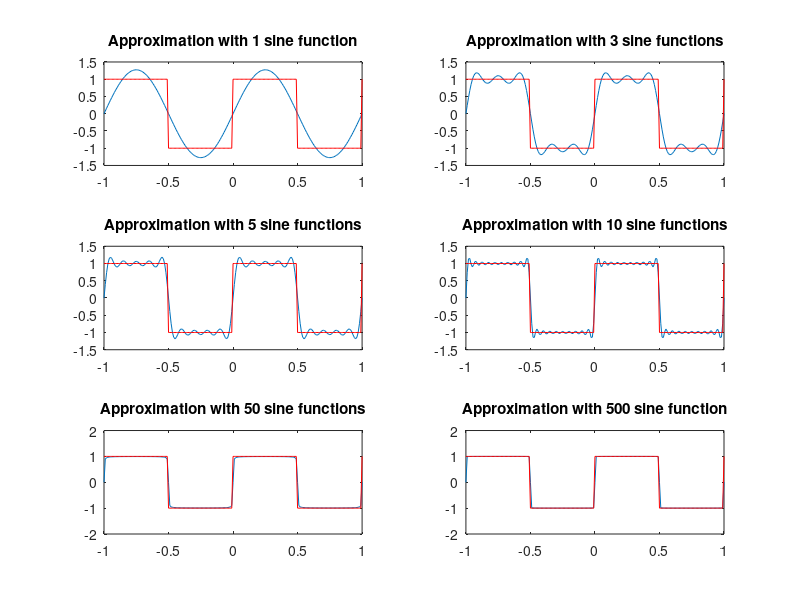

Write the MATLAB code that produced this figure.
sc = figure ('name', 'Square waves');
figure(sc);
x = -1 : .01 : 1;
y = 0;

for k = 1
     y = y + (4/pi)*((sin(2*pi*k*x))/k);
end
subplot(3,2,1)
plot(x,y)
hold on
a = square(2*pi*x);
title('Approximation with 1 sine function')
plot(x,a, 'r')

k=1;
y=0;
while k <= 5
    y = y +(sin(2*pi*k*x))/k;
    k = k+2;
end
y = (4/pi)*y;
subplot(3,2,2)
plot(x,y)
hold on
b = square(2*pi*x);
title('Approximation with 3 sine functions')
plot(x,b, 'r')

k=1;
y=0;
while k <= 9
    y = y +(sin(2*pi*k*x))/k;
    k = k+2;
end
y = (4/pi)*y;
subplot(3,2,3)
plot(x,y)
hold on
c = square(2*pi*x);
title('Approximation with 5 sine functions')
plot(x,c, 'r')

k=1;
y=0;
while k <= 19
    y = y +(sin(2*pi*k*x))/k;
    k = k+2;
end
y = (4/pi)*y;
subplot(3,2,4)
plot(x,y)
hold on
d = square(2*pi*x);
title('Approximation with 10 sine functions')
plot(x,d, 'r')

k=1;
y=0;
while k <= 99
    y = y +(sin(2*pi*k*x))/k;
    k = k+2;
end
y = (4/pi)*y;
subplot(3,2,5)
plot(x,y)
hold on
e = square(2*pi*x);
title('Approximation with 50 sine functions')
plot(x,e, 'r')
axis([-1,1,-2,2])

k=1;
y=0;
while k <= 999
    y = y +(sin(2*pi*k*x))/k;
    k = k+2;
end
y = (4/pi)*y;
subplot(3,2,6)
plot(x,y)
hold on
f = square(2*pi*x);
title('Approximation with 500 sine function')
plot(x,f, 'r')
axis([-1,1,-2,2])